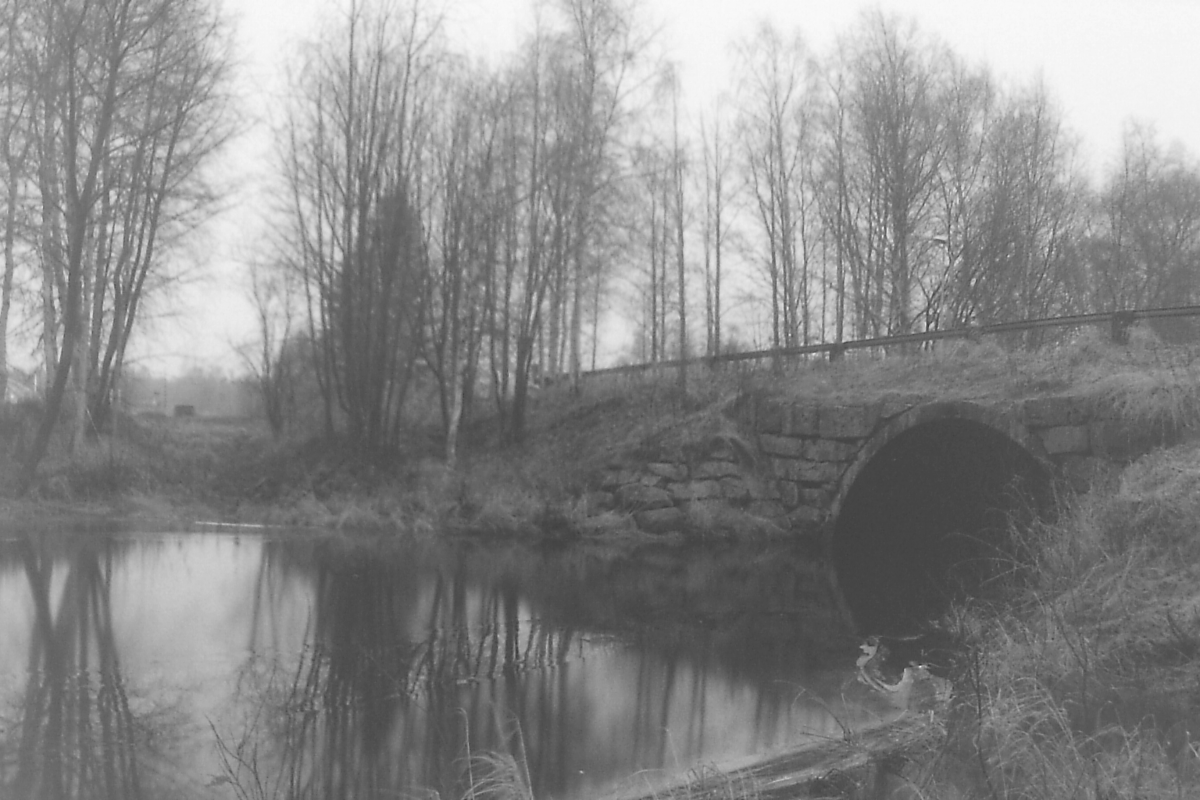
%> input picture Lab5/ObrazySzare/Ex2.png, 1200 x 800 px
$ octave untitled.m   (GNU Octave 9; MATLAB toolbox functions it lacks are replaced by stand-ins)
%> lines starting %> are read from the running program, lines starting %| are printed output that depends on the picture
### Lab5/Matlab/LocalContrastFix2.m


function I2 = LocalContrastFix2(I1, divideSteps)
    %divideSteps = 1;
    subIms = [];

    I2 = contrastFixRecurse(I1, divideSteps);
    %I2(:,:,1) = HistogramStretch(I1, "Cut Insignificant", [0.002 0.002]);

    dz = 1*2.^[0:size(I2,3)-1]  .^(-3);

    dz = reshape(dz, [1 1 size(I2,3)])

    I2 = sum(I2 .* dz,3) ./ sum(dz);

end


function subIms = contrastFixRecurse(I1, divideSteps)

    if(divideSteps) == 0
        subIms = [];
        return;
    end

    subIms = HistogramStretch(I1, "Auto");

    div = round(size(I1) ./ 2);
    subIms1 = zeros([size(I1),divideSteps-1]);


    if(divideSteps) > 1
        subIms1(1:div(1),   1:div(2)  ,:) = contrastFixRecurse(I1(1:div(1),   1:div(2)  ), divideSteps-1);
        subIms1(div(1):end, 1:div(2)  ,:) = contrastFixRecurse(I1(div(1):end, 1:div(2)  ), divideSteps-1);
        subIms1(1:div(1),   div(2):end,:) = contrastFixRecurse(I1(1:div(1),   div(2):end), divideSteps-1);
        subIms1(div(1):end, div(2):end,:) = contrastFixRecurse(I1(div(1):end, div(2):end), divideSteps-1);

        subIms = cat(3,subIms,subIms1);
    end

end

### Lab5/Matlab/HistogramStretch.m
function I1 = HistogramStretch(I1, mode)

a = 0;
b = 1;
A = 0;
B = 1;

if mode == "NoCut"
    a = min(I1, [], "all");
    b = max(I1, [], "all");
elseif mode == "Auto"


end


I1 = (B-A) / (b-a) * (I1 - a) + A;
end

### Lab5/Matlab/untitled.m
I1 = imread("../ObrazySzare/Ex2.png");
%> I1: size 800x1200 uint8; min 0, max 194, mean 80.2
I1 = double(I1) / 255;
%> I1: size 800x1200 double

I2 = LocalContrastFix2(I1,7);
%> call 2 of HistogramStretch, with mode = 'Auto'
%> in HistogramStretch (call 2), `I1 = (B-A) / (b-a) * (I1 - a) + A;`:
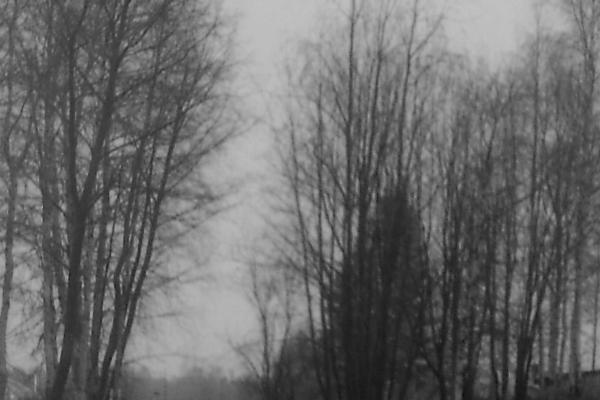
%> I1: size 400x600 double; min 0.0314, max 0.757, mean 0.417
%> call 3 of contrastFixRecurse, with divideSteps = 5
%> call 3 of HistogramStretch, with mode = 'Auto'
%> in HistogramStretch (call 3), `I1 = (B-A) / (b-a) * (I1 - a) + A;`:
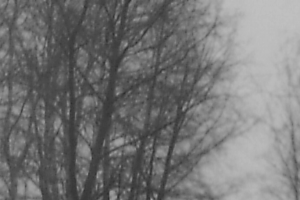
%> I1: size 200x300 double; min 0.173, max 0.757, mean 0.458
%> call 4 of contrastFixRecurse, with divideSteps = 4
%> call 4 of HistogramStretch, with mode = 'Auto'
%> in HistogramStretch (call 4), `I1 = (B-A) / (b-a) * (I1 - a) + A;`:
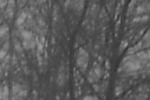
%> I1: size 100x150 double; min 0.173, max 0.612, mean 0.357
%> in contrastFixRecurse (call 4), `subIms = cat(3,subIms,subIms1);`:
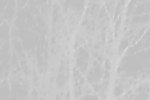
%> subIms: size 100x150x4 double; mean R, G, B, A 0.357, 0.357, 0.357, 0.357; transparent parts drawn white
%> in contrastFixRecurse (call 3), `subIms1(1:div(1),   1:div(2)  ,:) = contrastFixRecurse(I1(1:div(1),   ..`:
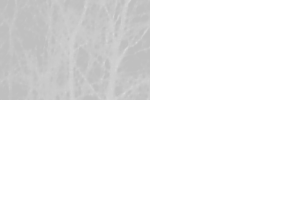
%> subIms1: size 200x300x4 double; mean R, G, B, A 0.0893, 0.0893, 0.0893, 0.0893; transparent parts drawn white
%> in contrastFixRecurse (call 3), `subIms1(div(1):end, 1:div(2)  ,:) = contrastFixRecurse(I1(div(1):end, ..`:
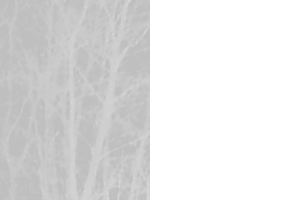
%> subIms1: size 200x300x4 double; mean R, G, B, A 0.179, 0.179, 0.179, 0.179; transparent parts drawn white
%> in contrastFixRecurse (call 3), `subIms1(1:div(1),   div(2):end,:) = contrastFixRecurse(I1(1:div(1),   ..`:
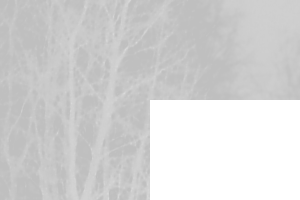
%> subIms1: size 200x300x4 double; mean R, G, B, A 0.322, 0.322, 0.322, 0.322; transparent parts drawn white

imshow(I2);

$ run again, with Lab5/ObrazySzare/Ex1.png copied over Lab5/ObrazySzare/Ex2.png
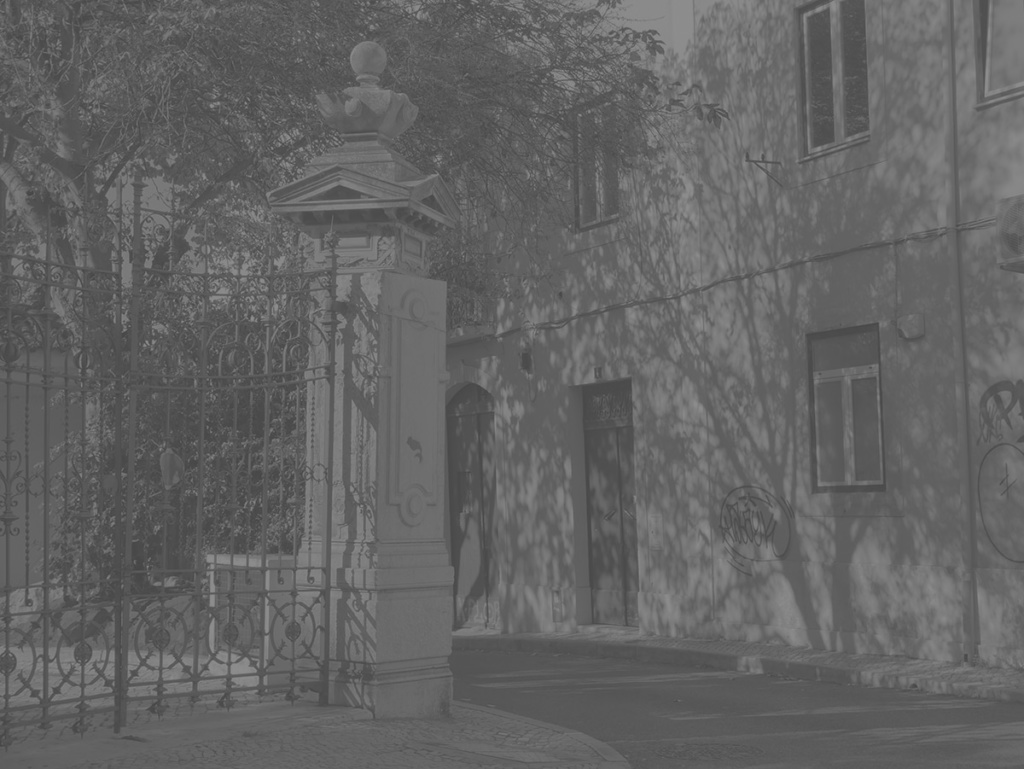
%> input picture Lab5/ObrazySzare/Ex1.png, 1024 x 769 px
%> in HistogramStretch (call 3), `I1 = (B-A) / (b-a) * (I1 - a) + A;`:
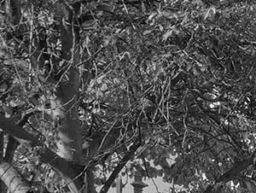
%> I1: size 193x256 double; min 0.00784, max 0.286, mean 0.0933; drawn with min black and max white
%> subIms: size 97x128x4 double
%> in contrastFixRecurse (call 3), `subIms1(div(1):end, div(2):end,:) = contrastFixRecurse(I1(div(1):end, ..`:
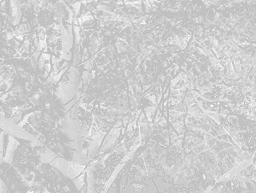
%> subIms1: size 193x256x4 double; mean R, G, B, A 0.0933, 0.0933, 0.0933, 0.0933; transparent parts drawn white
